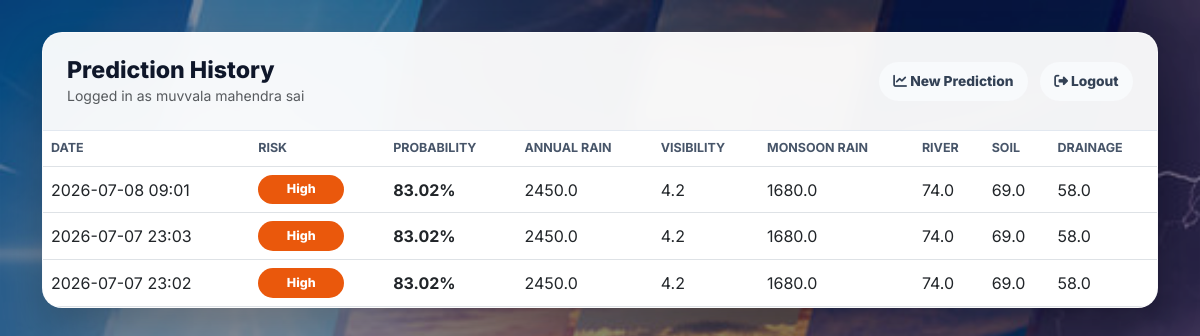
Screenshot of /history (signed in) with the database file from the repository.
### tables this page shows
CREATE TABLE predictions (
                id INTEGER PRIMARY KEY AUTOINCREMENT,
                user_id INTEGER NOT NULL,
                annual_rainfall REAL NOT NULL,
                cloud_visibility REAL NOT NULL,
                monsoon_rainfall REAL NOT NULL,
                river_level REAL NOT NULL,
                soil_moisture REAL NOT NULL,
                drainage_score REAL NOT NULL,
                risk_level TEXT NOT NULL,
                probability REAL NOT NULL,
                result_text TEXT NOT NULL,
                created_at TEXT NOT NULL,
                FOREIGN KEY (user_id) REFERENCES users (id)
            );

### app.py (the view)
@app.route("/history")
@login_required
def history():
    with get_db_connection() as connection:
        rows = connection.execute(
            """
            SELECT *
            FROM predictions
            WHERE user_id = ?
            ORDER BY id DESC
            LIMIT 50
            """,
            (session["user_id"],),
        ).fetchall()
    return render_template(
        "history.html",
        predictions=rows,
        username=session.get("username"),
    )

### app.py (called while the page is built)
def get_db_connection():
    connection = sqlite3.connect(database_path)
    connection.row_factory = sqlite3.Row
    return connection

def login_required(view):
    @wraps(view)
    def wrapped_view(*args, **kwargs):
        if "user_id" not in session:
            return redirect(url_for("login"))
        return view(*args, **kwargs)
    return wrapped_view

### templates/history.html (shortened to what this page needs)
<!DOCTYPE html>
<html lang="en">
<head>
    <link href="https://cdn.jsdelivr.net/npm/bootstrap@5.3.0/dist/css/bootstrap.min.css" rel="stylesheet">
    <link rel="stylesheet" href="https://cdnjs.cloudflare.com/ajax/libs/font-awesome/6.4.0/css/all.min.css">
</head>
<body>
    <div class="container">
        <div class="history-card">
            <div class="history-header">
                <div>
                    <h1>Prediction History</h1>
                    <div class="text-muted small">Logged in as {{ username }}</div>
                </div>
                <div class="nav-actions">
                    <a href="{{ url_for('home') }}"><i class="fa-solid fa-chart-line"></i> New Prediction</a>
                    <a href="{{ url_for('logout') }}"><i class="fa-solid fa-right-from-bracket"></i> Logout</a>
                </div>
            </div>
            {% if predictions %}
                <div class="table-responsive">
                    <table class="table table-hover align-middle">
                        <thead>
                            <tr>
                                <th>Date</th>
                                <th>Risk</th>
                                <th>Probability</th>
                                <th>Annual Rain</th>
                                <th>Visibility</th>
                                <th>Monsoon Rain</th>
                                <th>River</th>
                                <th>Soil</th>
                                <th>Drainage</th>
                            </tr>
                        </thead>
                        <tbody>
                            {% for item in predictions %}
                                <tr>
                                    <td>{{ item.created_at }}</td>
                                    <td><span class="risk-pill risk-{{ item.risk_level }}">{{ item.risk_level }}</span></td>
                                    <td><strong>{{ item.probability }}%</strong></td>
                                    <td>{{ item.annual_rainfall }}</td>
                                    <td>{{ item.cloud_visibility }}</td>
                                    <td>{{ item.monsoon_rainfall }}</td>
                                    <td>{{ item.river_level }}</td>
                                    <td>{{ item.soil_moisture }}</td>
                                    <td>{{ item.drainage_score }}</td>
                                </tr>
                            {% endfor %}
                        </tbody>
                    </table>
                </div>
            {% else %}
                <div class="empty-state">
                    <i class="fa-solid fa-clock-rotate-left fa-2x mb-3"></i>
                    <h2 class="h5">No predictions saved yet</h2>
                    <p class="mb-0">Run your first prediction and it will appear here automatically.</p>
                </div>
            {% endif %}
        </div>
    </div>
</body>
</html>

### templates/history.html (style rules this page uses)
body { background: url('/static/360_F_211524227_Ett8aboQvVnROAFtqu3S1pW99Y3Th9vm.jpg') no-repeat center center fixed; background-size: cover; color: #1e293b; font-family: 'Inter', sans-serif; min-height: 100vh; position: relative; padding: 2rem 0; }
body::before { content: ""; position: fixed; inset: 0; background: rgba(15, 23, 42, 0.45); z-index: 1; }
.container { position: relative; z-index: 2; }
.history-card { background: rgba(255, 255, 255, 0.95); backdrop-filter: blur(10px); border: 1px solid rgba(255, 255, 255, 0.55); border-radius: 20px; box-shadow: 0 20px 40px rgba(0, 0, 0, 0.22); overflow: hidden; }
.history-header { display: flex; align-items: center; justify-content: space-between; gap: 1rem; padding: 1.5rem; border-bottom: 1px solid #e2e8f0; }
.history-header h1 { color: #0f172a; font-size: 1.45rem; font-weight: 800; margin: 0; }
.nav-actions { display: flex; gap: 0.75rem; flex-wrap: wrap; }
.nav-actions a { border-radius: 999px; padding: 0.55rem 0.9rem; color: #334155; background: #f8fafc; font-size: 0.86rem; font-weight: 800; text-decoration: none; }
.risk-pill { display: inline-block; min-width: 86px; border-radius: 999px; padding: 0.35rem 0.65rem; color: #ffffff; font-size: 0.78rem; font-weight: 800; text-align: center; }
.risk-High { background: #ea580c; }
.table { margin: 0; }
.table th { color: #475569; font-size: 0.78rem; text-transform: uppercase; white-space: nowrap; }
.table td { vertical-align: middle; white-space: nowrap; }

### rows the page displays
predictions: created_at "2026-07-08 09:01", risk_level "High", probability "83.02", annual_rainfall "2450.0", cloud_visibility "4.2", monsoon_rainfall "1680.0", river_level "74.0", soil_moisture "69.0", drainage_score "58.0"
predictions: created_at "2026-07-07 23:03", risk_level "High", probability "83.02", annual_rainfall "2450.0", cloud_visibility "4.2", monsoon_rainfall "1680.0", river_level "74.0", soil_moisture "69.0", drainage_score "58.0"
predictions: created_at "2026-07-07 23:02", risk_level "High", probability "83.02", annual_rainfall "2450.0", cloud_visibility "4.2", monsoon_rainfall "1680.0", river_level "74.0", soil_moisture "69.0", drainage_score "58.0"

### other values shown
{{ username }} "muvvala mahendra sai"
